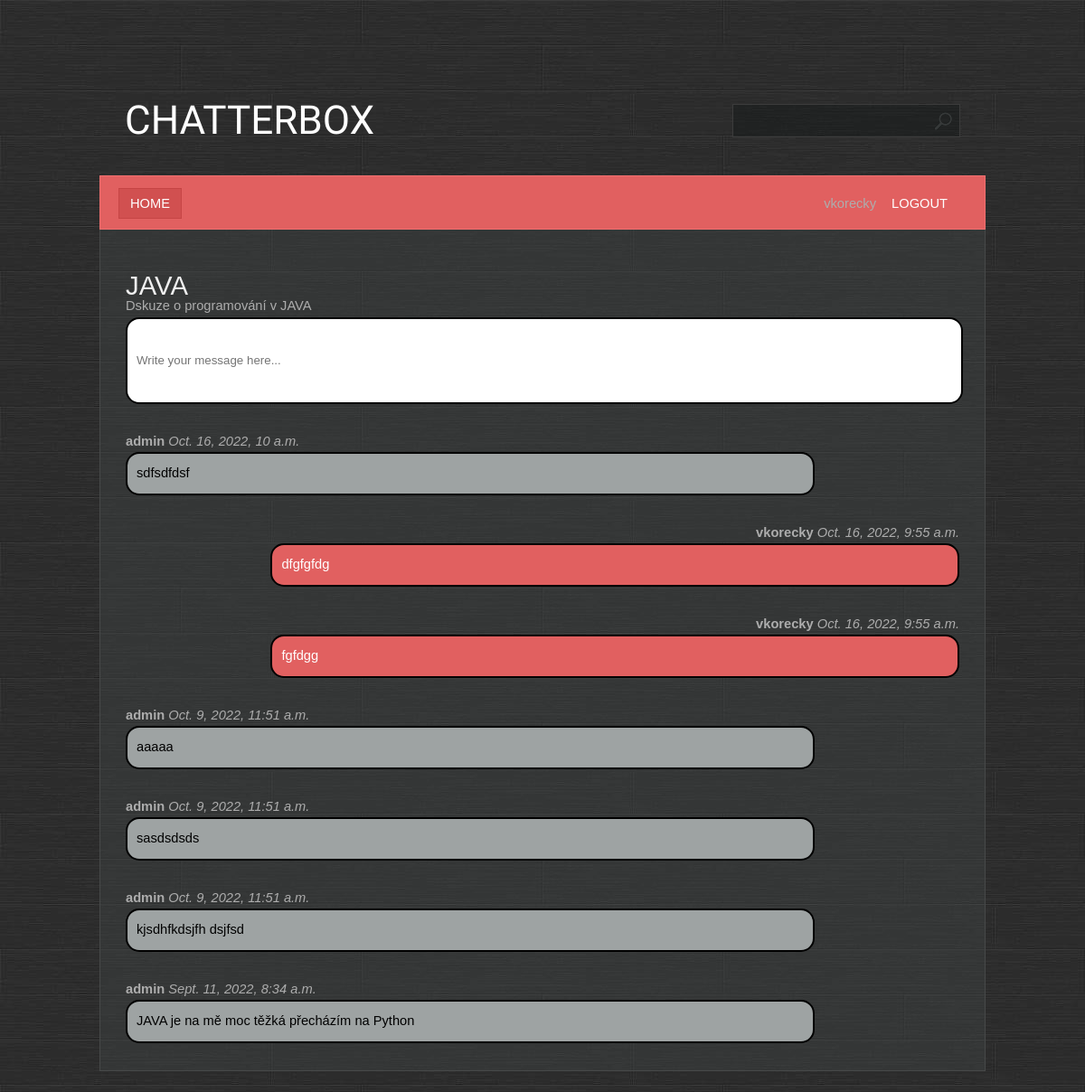
The page /room/2 (signed in) on the database as committed earlier.
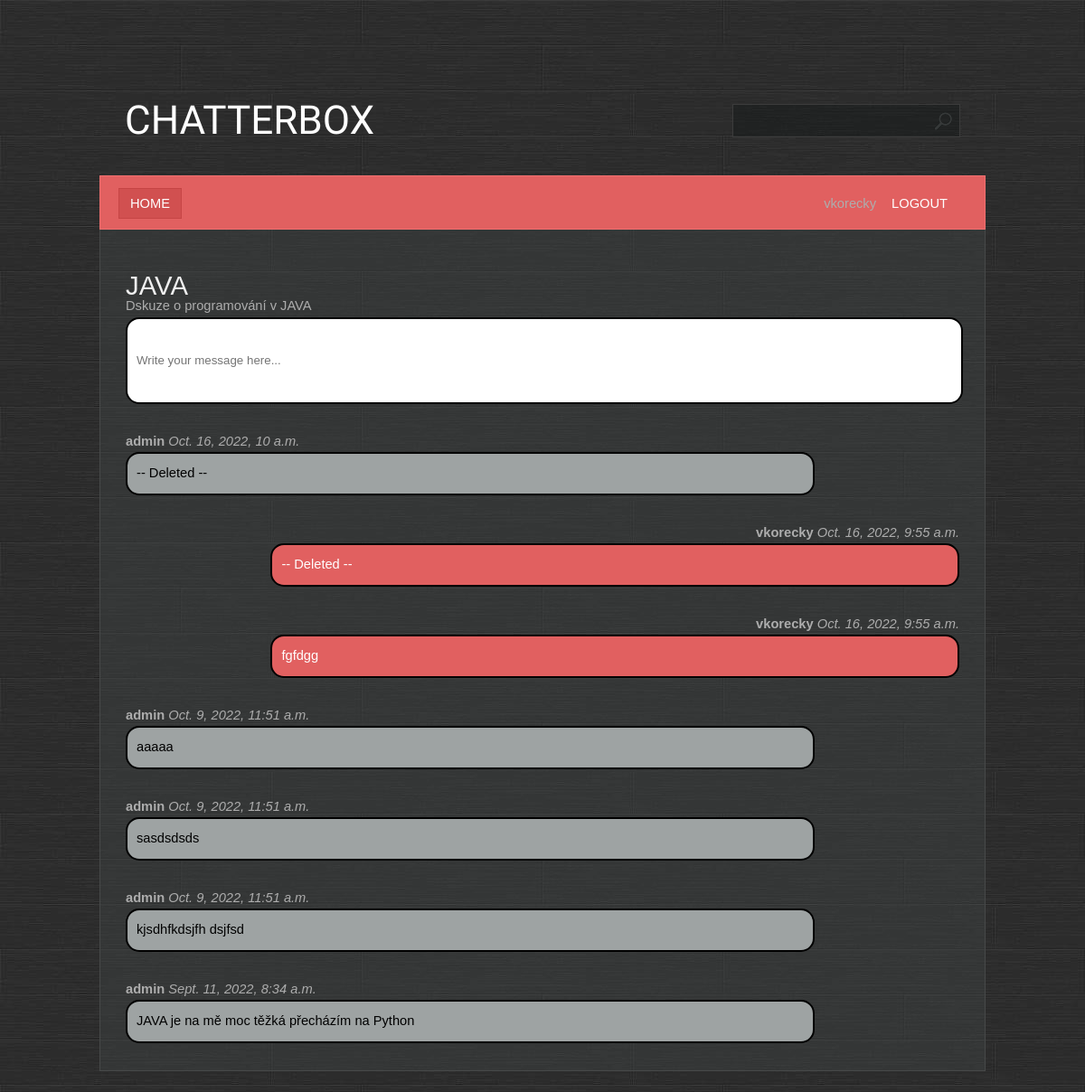
The same page on the database as committed later.
### base/models.py (models this page shows, shortened)
class Message(models.Model):
    body = models.TextField()
    room = models.ForeignKey(Room, on_delete=models.CASCADE)
    user = models.ForeignKey(User, on_delete=models.CASCADE)
    created = models.DateTimeField(auto_now_add=True)
    updated = models.DateTimeField(auto_now=True)
    class Meta:
        ordering = ['-created', '-updated']

### base/views.py (the view, shortened to what this page needs)
# urls.py: path('room/<pk>', base.views.room, name='room'),
@login_required
@permission_required(['base.view_room', 'base.view_message'])
def room(request, pk):
    room = Room.objects.get(id=pk)
    messages = room.message_set.all()
    context = {'room': room, 'messages': messages}
    return render(request, 'base/room.html', context)

### base/templates/base/room.html (shortened to what this page needs)
{% extends 'main.html' %}
{% block content %}
    <h1>{{ room.name }}</h1>
    <div>{{ room.description }}</div>
    <div class="box room__message">
        <form action="" method="POST">
            <input name="body" placeholder="Write your message here..."/>
        </form>
    </div>
    {% for message in messages %}
        <div class="box">
            {% if user == message.user %}
                <div style="float: right;"><b>{{ message.user }}</b> <i>{{ message.created }}</i></div>
                <div class="message" style="float: right; background-color: #e16060; color: white;">{{ message.body }}</div>
            {% else %}
                <div><b>{{ message.user }}</b> <i>{{ message.created }}</i></div>
                <div class="message">{{ message.body }}</div>
            {% endif %}
        </div>
    {% endfor %}
{% endblock %}

Rows that differ between the two databases and show on the page:
changed Message "Oct. 16, 2022, 10 a.m.": body "sdfsdfdsf" → "-- Deleted --"
changed Message (number 2 of 7 on the later page): body "dfgfgfdg" → "-- Deleted --"
